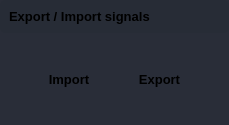
                        <widget class="QFrame" name="frame_div_content_import_export">
                         <property name="minimumSize">
                          <size>
                           <width>0</width>
                           <height>125</height>
                          </size>
                         </property>
                         <property name="maximumSize">
                          <size>
                           <width>16777215</width>
                           <height>110</height>
                          </size>
                         </property>
                         <property name="styleSheet">
                          <string notr="true">background-color: rgb(41, 45, 56);
border-radius: 5px;
</string>
                         </property>
                         <property name="frameShape">
                          <enum>QFrame::NoFrame</enum>
                         </property>
                         <property name="frameShadow">
                          <enum>QFrame::Raised</enum>
                         </property>
                         <layout class="QVBoxLayout" name="verticalLayout_12" stretch="0,1">
                          <property name="spacing">
                           <number>0</number>
                          </property>
                          <property name="leftMargin">
                           <number>0</number>
                          </property>
                          <property name="topMargin">
                           <number>0</number>
                          </property>
                          <property name="rightMargin">
                           <number>0</number>
                          </property>
                          <property name="bottomMargin">
                           <number>0</number>
                          </property>
                          <item>
                           <widget class="QFrame" name="frame_title_import_export">
                            <property name="maximumSize">
                             <size>
                              <width>16777215</width>
                              <height>35</height>
                             </size>
                            </property>
                            <property name="styleSheet">
                             <string notr="true">background-color: rgb(39, 44, 54);</string>
                            </property>
                            <property name="frameShape">
                             <enum>QFrame::StyledPanel</enum>
                            </property>
                            <property name="frameShadow">
                             <enum>QFrame::Raised</enum>
                            </property>
                            <layout class="QVBoxLayout" name="verticalLayout_20">
                             <item>
                              <widget class="QLabel" name="labelBoxInfos_import_export">
                               <property name="font">
                                <font>
                                 <pointsize>10</pointsize>
                                 <bold>true</bold>
                                </font>
                               </property>
                               <property name="styleSheet">
                                <string notr="true"/>
                               </property>
                               <property name="text">
                                <string>Export / Import signals</string>
                               </property>
                              </widget>
                             </item>
                            </layout>
                           </widget>
                          </item>
                          <item>
                           <layout class="QVBoxLayout" name="verticalLayout_import_export">
                            <item>
                             <layout class="QGridLayout" name="gridLayout_import_export" columnstretch="0,0">
                              <property name="leftMargin">
                               <number>48</number>
                              </property>
                              <property name="topMargin">
                               <number>10</number>
                              </property>
                              <property name="rightMargin">
                               <number>48</number>
                              </property>
                              <property name="bottomMargin">
                               <number>10</number>
                              </property>
                              <property name="horizontalSpacing">
                               <number>48</number>
                              </property>
                              <item row="0" column="0">
                               <widget class="QPushButton" name="pushButton_import_signals">
                                <property name="sizePolicy">
                                 <sizepolicy hsizetype="Expanding" vsizetype="Expanding">
                                  <horstretch>0</horstretch>
                                  <verstretch>0</verstretch>
                                 </sizepolicy>
                                </property>
                                <property name="font">
                                 <font>
                                  <pointsize>10</pointsize>
                                  <bold>true</bold>
                                 </font>
                                </property>
                                <property name="text">
                                 <string>Import</string>
                                </property>
                                <property name="icon">
                                 <iconset resource="C:/Users/tugle/Downloads/Simple_PySide_Base/files.qrc">
                                  <normaloff>:/20x20/icons/20x20/cil-vertical-align-top.png</normaloff>:/20x20/icons/20x20/cil-vertical-align-top.png</iconset>
                                </property>
                                <property name="iconSize">
                                 <size>
                                  <width>24</width>
                                  <height>24</height>
                                 </size>
                                </property>
                               </widget>
                              </item>
                              <item row="0" column="1">
                               <widget class="QPushButton" name="pushButton_export_signals">
                                <property name="sizePolicy">
                                 <sizepolicy hsizetype="Expanding" vsizetype="Expanding">
                                  <horstretch>0</horstretch>
                                  <verstretch>0</verstretch>
                                 </sizepolicy>
                                </property>
                                <property name="font">
                                 <font>
                                  <pointsize>10</pointsize>
                                  <bold>true</bold>
                                 </font>
                                </property>
                                <property name="text">
                                 <string>Export</string>
                                </property>
                                <property name="icon">
                                 <iconset resource="C:/Users/tugle/Downloads/Simple_PySide_Base/files.qrc">
                                  <normaloff>:/20x20/icons/20x20/cil-vertical-align-bottom.png</normaloff>:/20x20/icons/20x20/cil-vertical-align-bottom.png</iconset>
                                </property>
                                <property name="iconSize">
                                 <size>
                                  <width>24</width>
                                  <height>24</height>
                                 </size>
                                </property>
                               </widget>
                              </item>
                             </layout>
                            </item>
                           </layout>
                          </item>
                         </layout>
                        </widget>
